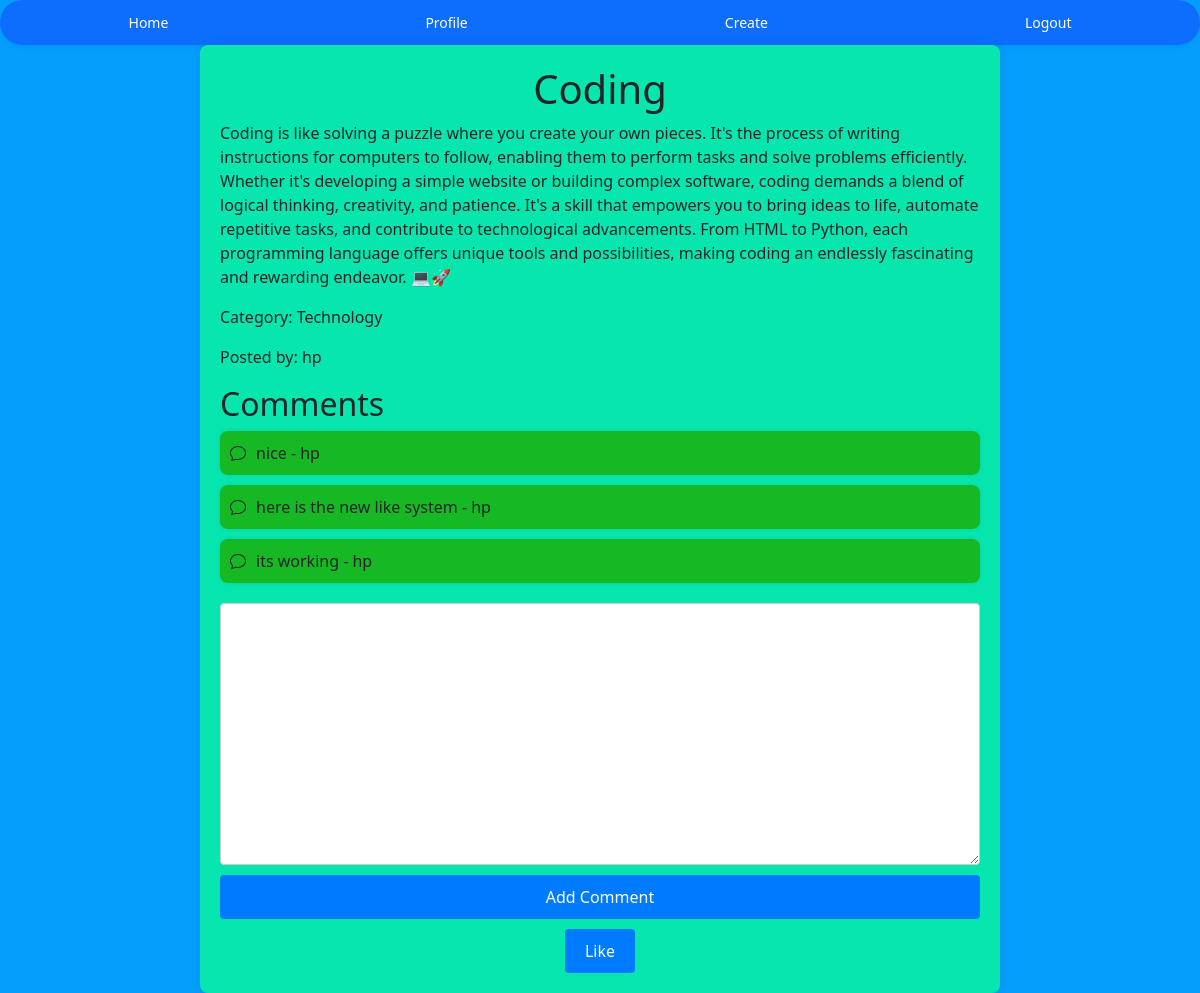
The app's page /post/2/ with its own data.
### social_media/models.py (models this page shows, shortened)
class Post(models.Model):
    title = models.CharField(max_length=100)
    content = models.TextField()
    category = models.ForeignKey('Category', on_delete=models.CASCADE,)
    user = models.ForeignKey(User, on_delete=models.CASCADE,default=1)

class Category(models.Model):
    LIFESTYLE = 'Lifestyle'
    TECHNOLOGY = 'Technology'
    EDUCATION = 'Education'
    ENTERTAINMENT = 'Entertainment'
    CATEGORY_CHOICES = [
        (LIFESTYLE, 'Lifestyle'),
        (TECHNOLOGY, 'Technology'),
        (EDUCATION, 'Education'),
        (ENTERTAINMENT, 'Entertainment'),
    ]
    name = models.CharField(max_length=100, choices=CATEGORY_CHOICES)

class Comment(models.Model):
    post = models.ForeignKey('Post', on_delete=models.CASCADE,)
    content = models.TextField()
    user = models.ForeignKey(User, on_delete=models.CASCADE,default=1)

### social_media/views.py (the view)
# urls.py: path('post/<int:id>/', views.single_post, name='single_post'),
def single_post(request, id):
    post = get_object_or_404(Post, id=id)
    comments = Comment.objects.filter(post=post)
    return render(request, 'single_post.html', {'post': post, 'comments': comments})

### social_media/templates/single_post.html (shortened to what this page needs)
{% extends 'social_media.html' %}
{% block content %}
<div class="post-container">
    <h1>{{ post.title }}</h1>
    <p>{{ post.content }}</p>
    <p>Category: {{ post.category.name }}</p>
    <p>Posted by: {{ post.user.username }}</p>
    <h2>Comments</h2>
    <ul class="comments-list">
        {% for comment in comments %}
        <li class="comment-item">
            <p>{{ comment.content }} - {{ comment.user.username }}</p>
        </li>
        {% endfor %}
    </ul>
    <form method="POST" action="{% url 'create_comment' post.id %}" class="comment-form">
        <textarea name="content" cols="30" rows="10" required></textarea>
        <button type="submit">Add Comment</button>
    </form>
    <div class="like-button">
        <form action="{% url 'like_post' post.id %}" method="POST">
            <button type="submit">
                {% if user in post.like_set.all %}
                    Unlike
                {% else %}
                    Like
                {% endif %}
            </button>
        </form>
    </div>
</div>
{% endblock content %}

### social_media/templates/single_post.html (style rules this page uses)
body { background-color: #059efd; }
.post-container { max-width: 800px; margin: 0 auto; padding: 20px; background-color: #08e6af; border-radius: 8px; box-shadow: 0 0 10px rgba(0, 0, 0, 0.1); }
.post-container h1 { text-align: center; }
.comments-list { list-style-type: none; padding: 0; display: flex; flex-direction: column; gap: 10px; }
.comment-item { display: flex; align-items: center; gap: 10px; padding: 10px; background-color: #16b923; border-radius: 8px; box-shadow: 0 0 5px rgba(0, 0, 0, 0.1); }
.comment-item svg { flex-shrink: 0; }
.comment-item p { margin: 0; }
.comment-form { display: flex; flex-direction: column; gap: 10px; margin-top: 20px; }
.comment-form textarea { width: 100%; padding: 10px; border: 1px solid #ccc; border-radius: 4px; }
.comment-form button { padding: 10px 20px; border: none; border-radius: 4px; background-color: #007bff; color: white; cursor: pointer; }
.like-button { display: flex; justify-content: center; margin-top: 10px; }
.like-button button { padding: 10px 20px; border: none; border-radius: 4px; background-color: #007bff; color: white; cursor: pointer; }

### records on screen
Post: title "Coding", content "Coding is like solving a puzzle where you create your own pieces. It's the process of writing instructions for computers to follow, enabling them to perform tasks and solve problems efficiently. Whether it's developing a simple website or building complex software, coding demands a blend of logical thinking, creativity, and patience. It's a skill that empowers you to bring ideas to life, automate repetitive tasks, and contribute to technological advancements. From HTML to Python, each programming language offers unique tools and possibilities, making coding an endlessly fascinating and rewarding endeavor. 💻🚀", category.name "Technology", user.username "hp"
Comment: content "nice", user.username "hp"
Comment: content "here is the new like system", user.username "hp"
Comment: content "its working", user.username "hp"
